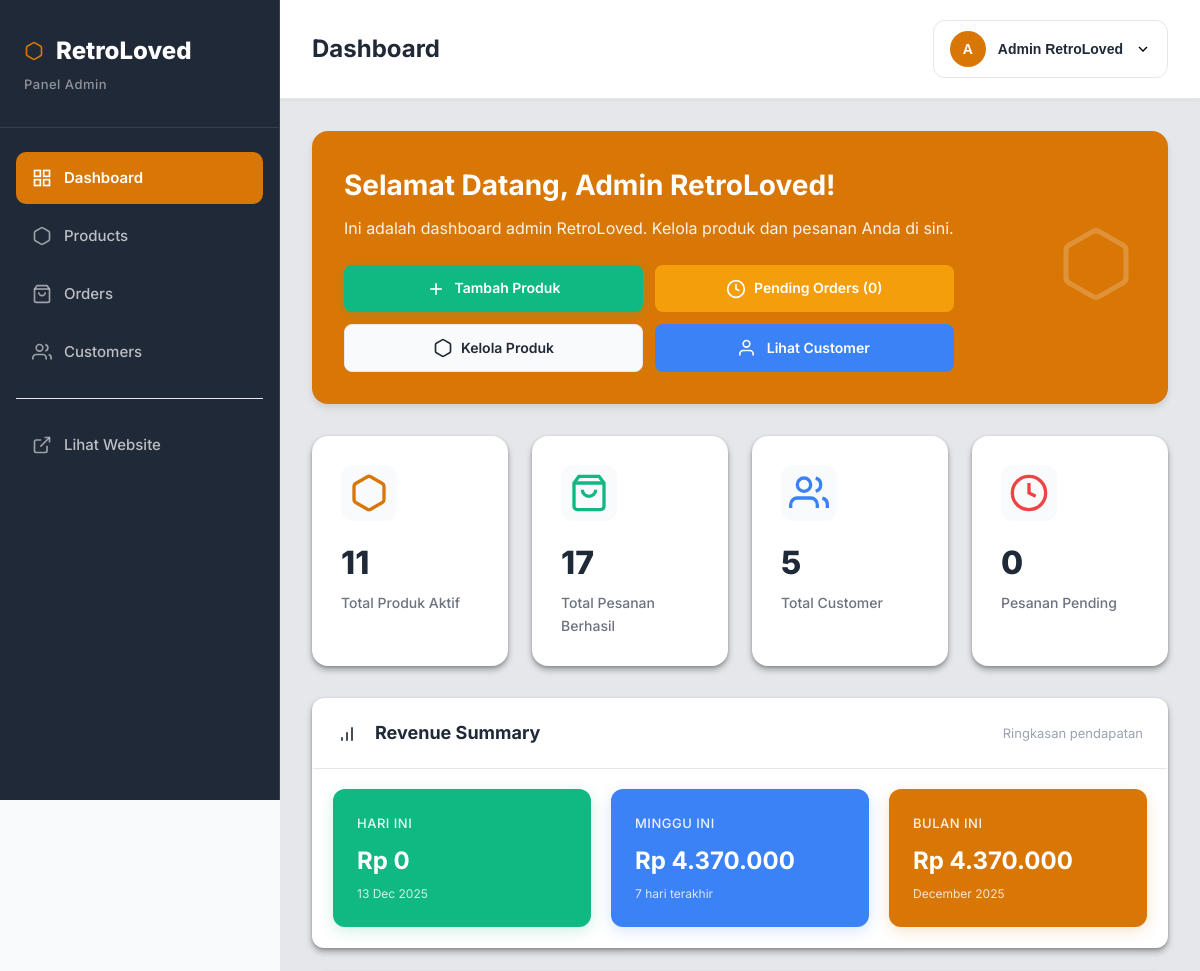
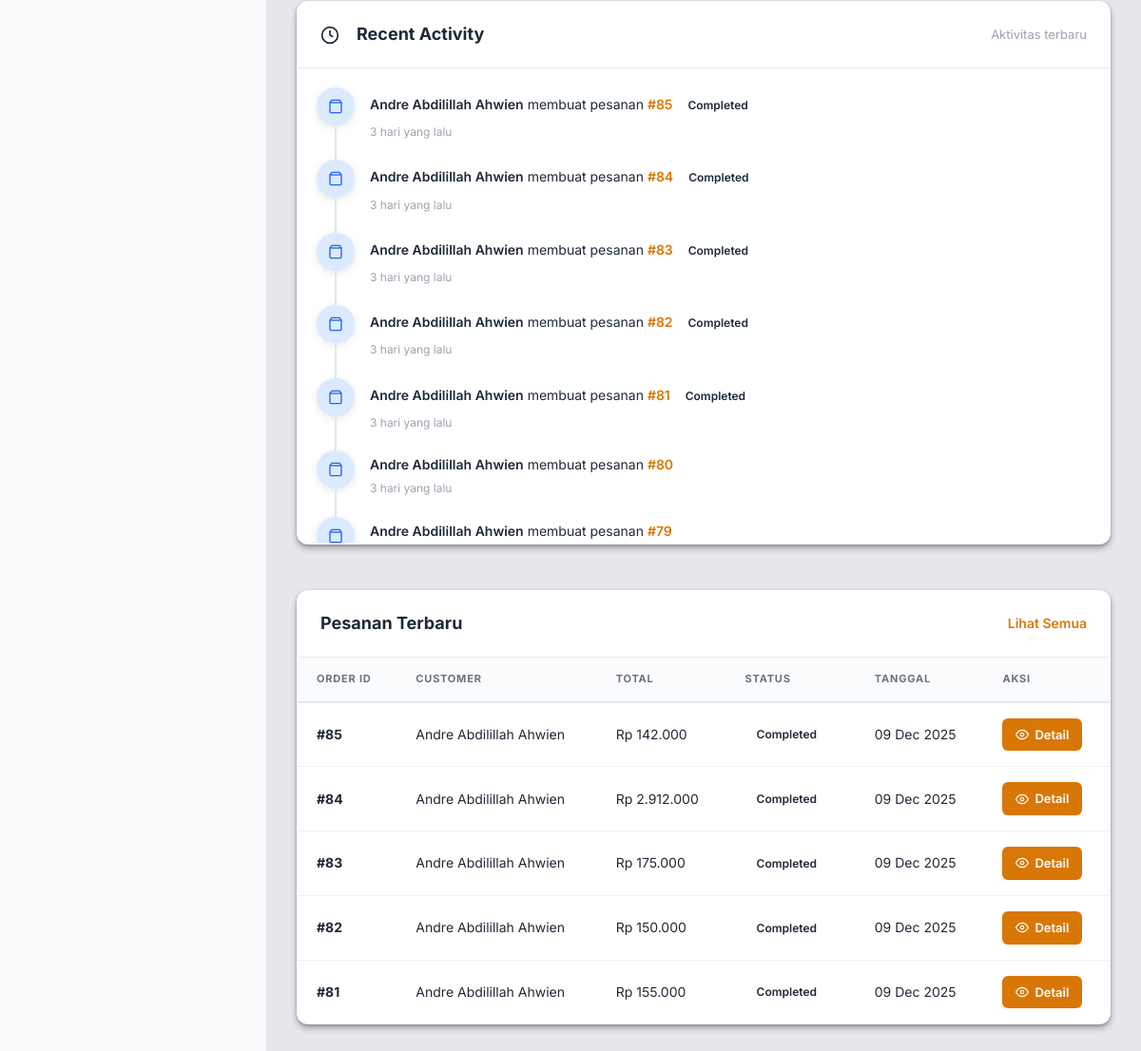
The page /admin/dashboard.php (signed in) on the database its author committed (2 pictures, top to bottom).
### tables this page shows
CREATE TABLE `orders` (
  `order_id` int(11) NOT NULL,
  `user_id` int(11) NOT NULL,
  `customer_name` varchar(100) DEFAULT NULL,
  `customer_email` varchar(100) DEFAULT NULL,
  `total_amount` decimal(10,2) NOT NULL,
  `subtotal` decimal(10,2) DEFAULT 0.00,
  `shipping_cost` decimal(10,2) DEFAULT 0.00,
  `status` enum('Pending','Processing','Shipped','Delivered','Completed','Cancelled') DEFAULT 'Pending',
  `tracking_number` varchar(100) DEFAULT NULL,
  `courier_name` varchar(100) DEFAULT NULL,
  `courier_phone` varchar(20) DEFAULT NULL,
  `current_location` varchar(255) DEFAULT NULL,
  `current_status_detail` varchar(50) DEFAULT NULL,
  `estimated_delivery_date` datetime DEFAULT NULL,
  `shipped_at` timestamp NULL DEFAULT NULL,
  `delivered_at` timestamp NULL DEFAULT NULL,
  `admin_notes` text DEFAULT NULL,
  `shipping_address` text NOT NULL,
  `phone` varchar(20) NOT NULL,
  `shipping_service_id` int(11) DEFAULT NULL,
  `payment_method` varchar(50) DEFAULT NULL,
  `payment_proof` varchar(255) DEFAULT NULL,
  `notes` text DEFAULT NULL,
  `created_at` timestamp NOT NULL DEFAULT current_timestamp(),
  `updated_at` timestamp NOT NULL DEFAULT current_timestamp() ON UPDATE current_timestamp()
);

CREATE TABLE `users` (
  `user_id` int(11) NOT NULL,
  `username` varchar(50) NOT NULL,
  `email` varchar(100) NOT NULL,
  `password` varchar(255) NOT NULL,
  `full_name` varchar(100) NOT NULL,
  `phone` varchar(20) DEFAULT NULL,
  `address` text DEFAULT NULL,
  `role` enum('admin','customer') DEFAULT 'customer',
  `created_at` timestamp NOT NULL DEFAULT current_timestamp(),
  `updated_at` timestamp NOT NULL DEFAULT current_timestamp() ON UPDATE current_timestamp(),
  `profile_picture` varchar(255) DEFAULT NULL,
  `birth_date` date DEFAULT NULL,
  `email_verified` tinyint(1) DEFAULT 0,
  `is_active` tinyint(1) DEFAULT 1,
  `verified_at` timestamp NULL DEFAULT NULL
);

### admin/dashboard.php (the view, shortened to what the rows shown need)
<?php
require_once '../config/database.php';
$recent_orders = query("SELECT o.*, u.full_name
                        FROM orders o
                        JOIN users u ON o.user_id = u.user_id
                        ORDER BY o.created_at DESC
                        LIMIT 5");
?>
<!DOCTYPE html>
<html lang="id">
<head>
    <link rel="stylesheet" href="../assets/css/admin.css?v=5.4">
</head>
<body class="admin-body">
    <?php include 'includes/sidebar.php'; ?>
    <div class="main-content">
        <?php include 'includes/navbar.php'; ?>
        <div class="content-area">
            <div class="content-wrapper">
                <div class="welcome-card">
                    <div class="welcome-content">
                        <h2>Selamat Datang, <?php echo $_SESSION['full_name']; ?>!</h2>
                    </div>
                </div>
                <div class="dashboard-grid-2col">
                <div class="content-card">
                    <div class="table-container">
                        <table class="data-table">
                            <thead>
                                <tr>
                                    <th>Order ID</th>
                                    <th>Customer</th>
                                    <th>Total</th>
                                    <th>Status</th>
                                    <th>Tanggal</th>
                                    <th>Aksi</th>
                                </tr>
                            </thead>
                            <tbody>
                                <?php while($order = mysqli_fetch_assoc($recent_orders)): ?>
                                    <tr>
                                        <td data-label="Order ID"><strong>#<?php echo $order['order_id']; ?></strong></td>
                                        <td data-label="Customer"><?php echo $order['full_name']; ?></td>
                                        <td data-label="Total">Rp <?php echo number_format($order['total_amount'], 0, ',', '.'); ?></td>
                                        <td data-label="Status">
                                            <?php
                                            $status_class = '';
                                            ?>
                                            <span class="status-badge <?php echo $status_class; ?>">
                                                <?php echo $order['status']; ?>
                                            </span>
                                        </td>
                                        <td data-label="Date"><?php echo date('d M Y', strtotime($order['created_at'])); ?></td>
                                        <td data-label="Action">
                                            <a href="order-detail.php?id=<?php echo $order['order_id']; ?>" class="btn-action btn-view">
                                                <svg width="14" height="14" viewBox="0 0 24 24" fill="none" stroke="currentColor" stroke-width="2">
                                                    <path d="M1 12s4-8 11-8 11 8 11 8-4 8-11 8-11-8-11-8z"></path>
                                                    <circle cx="12" cy="12" r="3"></circle>
                                                </svg>
                                                Detail
                                            </a>
                                        </td>
                                    </tr>
                                <?php endwhile; ?>
                            </tbody>
                        </table>
                    </div>
                </div>
                </div>
            </div>
        </div>
    </div>
</body>
</html>

### rows shown on the page
orders: order_id "85", user.full_name "Andre Abdilillah Ahwien", total_amount "142.000", status "Completed", created_at "09 Dec 2025"
orders: order_id "84", user.full_name "Andre Abdilillah Ahwien", total_amount "2.912.000", status "Completed", created_at "09 Dec 2025"
orders: order_id "83", user.full_name "Andre Abdilillah Ahwien", total_amount "175.000", status "Completed", created_at "09 Dec 2025"
orders: order_id "82", user.full_name "Andre Abdilillah Ahwien", total_amount "150.000", status "Completed", created_at "09 Dec 2025"
orders: order_id "81", user.full_name "Andre Abdilillah Ahwien", total_amount "155.000", status "Completed", created_at "09 Dec 2025"

### other values the page prints
$page_title "Dashboard"
substr($_SESSION['full_name'], 0, 1) "A"
$_SESSION['full_name'] "Admin RetroLoved"
$pending_orders "0"
$total_products "11"
$total_orders "17"
$total_customers "5"
$revenue_today "0"
$revenue_week "4.370.000"
$revenue_month "4.370.000"
$activity['actor'] "Andre Abdilillah Ahwien"
$activity['id'] "85"
$activity['detail'] "Completed"
timeAgo($activity['activity_date']) "3 hari yang lalu"
$activity['id'] "84"
